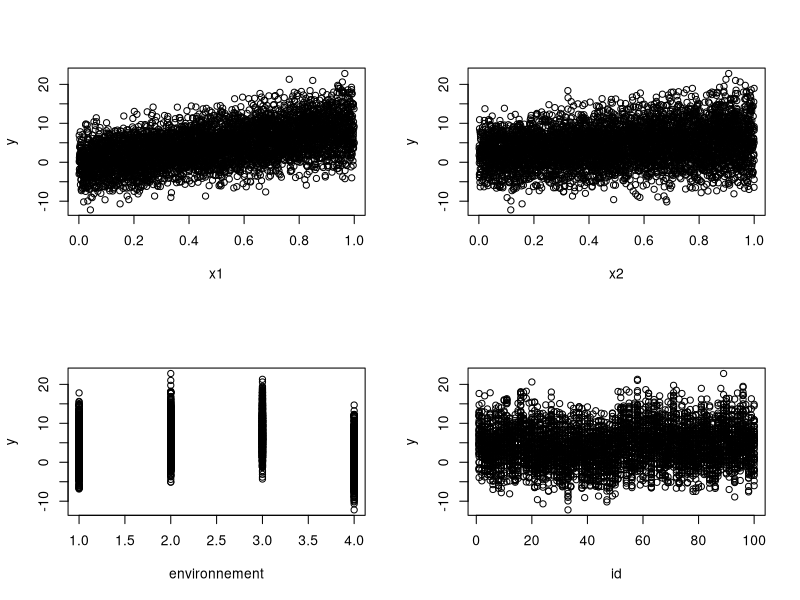
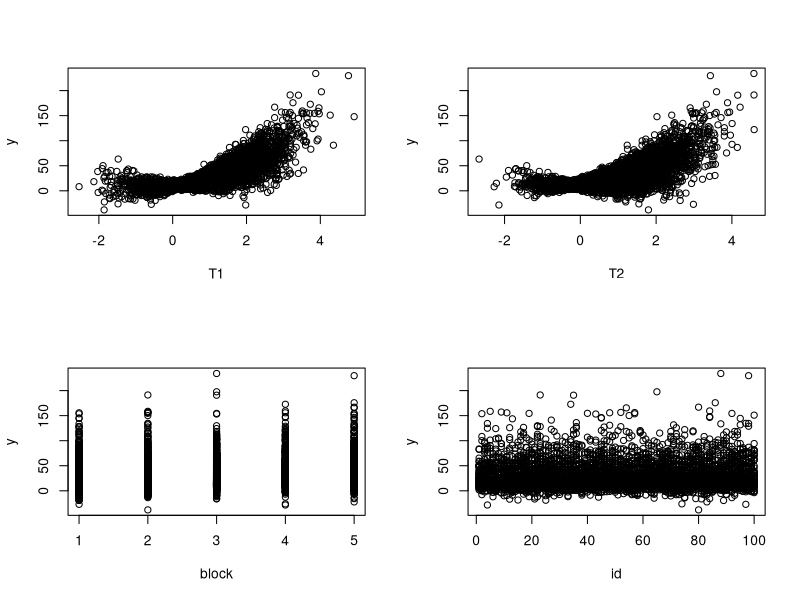

R code for these plots, in order:
# ===================================================================================

#        Simulate data to use in subsequent scripts for mixed model analyses
#           Simuler des données pour les utiliser dans les modèles mixtes

# ===================================================================================



# =====================================================================
# 1. Preparer les simulations / prepare the simulations
# =====================================================================

set.seed(1234)

# Creation du nombre d'individus et du nombre de mesure repetees.
# Create n individuals with n observations
nobs = 50
nind = 100


# Creation du nombre d'individus et du nombre de mesures repetees. ***(MFF: WHY IS THIS HERE TWO TIMES?)***
nlevels <- 4
levels.cat <- rnorm(n = nlevels, mean = 0, sd = 2)

indbt <- rnorm(n = nind, mean = 0, sd = 2)
id <- rep(1:nind, each = nobs)


# Creation d'une variable categorique
# Create categorical variable
categorique <- sample(x = 1:4, size = nobs*nind, replace = TRUE)

table.cat <- data.frame(categorique = 1:4, val = levels.cat)


# Creation de x1 et x2, des variables categoriques avec un min = 0 et max = 1
# Creation of x1 and x2, two variable with min of 0, max of 1 and variable values
x1 <- runif(min = 0, max = 1, n = nobs*nind)
x2 <- runif(min = 0, max = 1, n = nobs*nind)


# Creation of the response variable y using the model equation
   # here intercept, 
       # coef of partial regression coefficient of x1, x2 and their interaction, 
       # random effect, 
       # categorical variable
       # residual

y <- 2 + x1*3 + x2*(-2) + 12.5*x1*x2 + 
     rep(indbt, each = nobs) + 
     table.cat$val[match(categorique, table.cat$categorique)] +
     rnorm(sd = 2, n = nobs*nind)

# =====================================================================
# =====================================================================





# =====================================================================
# 2. Créer le jeu de données simulé / create the simulated dataset
# =====================================================================

# Create the simulated dataset
data <- data.frame(cbind(id, environnement = categorique, x1, x2, y))


# Check the dataset
head(data)
summary(data)


# Check the dataset with plots
par(mfrow = c(2, 2))
plot(y ~ x1, data)
plot(y ~ x2, data)
plot(y ~ environnement, data)
plot(y ~ id, data)


# Check the dataset via model

# Simple linear model
model1 <- lm(y ~ x1 + x2 + x1:x2 + environnement, data = data)
summary(model1) 

# Mixed model
library(lme4)
model2 <- lmer(y ~ x1 + x2 + x1:x2 + environnement + (1 | id), data = data)
summary(model2) 

# ====================================================================
# ====================================================================



######################################################################
# ====================================================================
# Other way to simulate a data with specific covariance between variables 
# but not repeated measurements
# ====================================================================

# Loading package 
library(MASS)

# Creation du nombre d individu et du nombre de mesure repetee.
nobs = 50
nind = 100

# Creation du nombre d individu et du nombre de mesure repetee.

indbt <- rnorm(n = nind, mean = 0, sd = 2)
id <- rep(1:nind, each = nobs)

# Creation du vector des moyennes de T1 et T2
temp_mn<-c(1,1)  

# Creation de la matrix T1-T2, avec var =1 and cov = 0.5 
temp_var<-as.matrix(cbind(c(1,0.5), c(0.5,1)))

# Creation du dataset 'trait' avec les deux variables : 
    #utilisation de la fct mvrnorm (multivariable normal distribution), 
            #n= nb of sample , 
            #mu= vector of mean variables, 
            #sigma= cov matrix, 
            #empirical = T not the pop level values)
traits<-as.data.frame(mvrnorm(n= nobs*nind,mu=temp_mn,Sigma=temp_var,empirical=FALSE))
colnames(traits)<-c("T1", "T2")

# Check la covariance entre les deux traits
cov(traits[,1:2])

# Creation de la variable categorie 'block' avec 5 niveaux
traits$block<-rep(1:5,1000)

# Generate les residuals pour l'equation 
temp_res<-rnorm(n=nobs*nind, mean=0, sd=1) 

# Fusion des datasets id, traits and residual 
traits<-cbind(id,traits, temp_res)    

# Creation de la reponse variable  
y <- 2 + traits$T1*3 + traits$T2*(-2) + 12.5*traits$T1*traits$T2 + rep(indbt, each = nobs) + traits$block*3 + traits$temp_res

# Fusion de la reponse variable et des autre variables pour creer la dataset simule data2
data2<-cbind(y,traits[,1:4])

# Check the dataset data2
head(data2)
summary(data2)

# Check the dataset via plots
par(mfrow=c(2,2))
plot(y~T1, data2)
plot(y~T2, data2)
plot(y~block, data2)
plot(y~id, data2)

# Check the dataset via model
model<-lm(y~T1+T2+T1:T2+block, data=data2)
summary(model) 
#
library(lme4)
model<-lmer(y~T1+T2+T1:T2+block+(1|id), data=data2)
summary(model) 

######################################################################



